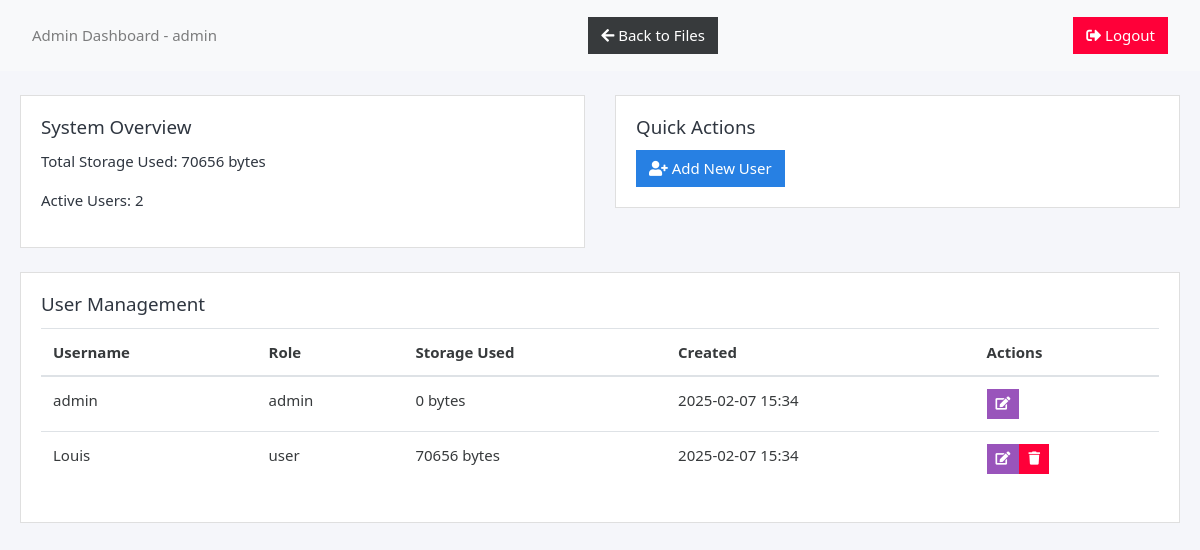
The page /admin (signed in) on the database its author committed.
### app.py (models this page shows)
class User(db.Model):
    id = db.Column(db.Integer, primary_key=True)
    username = db.Column(db.String(150), unique=True, nullable=False)
    password = db.Column(db.String(150), nullable=False)
    role_id = db.Column(db.Integer, db.ForeignKey('role.id'), nullable=False)
    created_at = db.Column(db.DateTime, default=datetime.now())

class Role(db.Model):
    id = db.Column(db.Integer, primary_key=True)
    name = db.Column(db.String(50), unique=True, nullable=False)
    description = db.Column(db.String(200))
    users = db.relationship('User', backref='role_info', lazy=True)

### app.py (the view)
@app.route('/admin')
@admin_required
def admin_dashboard():
    users = User.query.all()
    user_storage = {}
    total_storage = 0
    for user in users:
        user_files = File.query.filter_by(owner_id=user.id).all()
        storage = sum(file.size for file in user_files)
        user_storage[user.id] = storage
        total_storage += storage
    active_users = len(users)
    return render_template('admin_dashboard.html',
                         users=users,
                         user_storage=user_storage,
                         total_storage=total_storage,
                         active_users=active_users,
                         username=User.query.get(session['user_id']).username)

### app.py (called while the page is built)
def admin_required(f):
    @wraps(f)
    def decorated_function(*args, **kwargs):
        if 'user_id' not in session:
            return redirect(url_for('login'))
        user = User.query.get(session['user_id'])
        if not user or user.role_info.name != 'admin':
            flash('Admin access required')
            return redirect(url_for('browse', path=''))
        return f(*args, **kwargs)
    return decorated_function

### templates/admin_dashboard.html (shortened to what this page needs)
<!DOCTYPE html>
<html lang="en">
<head>
    <link href="https://stackpath.bootstrapcdn.com/bootswatch/4.3.1/cosmo/bootstrap.min.css" rel="stylesheet">
    <link rel="stylesheet" href="https://cdnjs.cloudflare.com/ajax/libs/font-awesome/5.15.4/css/all.min.css">
    <link rel="stylesheet" href="/static/style.css">
</head>
<body>
    <nav class="navbar navbar-light bg-light">
        <span class="navbar-text mr-3">Admin Dashboard - {{ username }}</span>
        <a href="{{ url_for('browse', path='') }}" class="btn btn-secondary ml-1">
            <i class="fas fa-arrow-left"></i> Back to Files
        </a>
        <a href="{{ url_for('logout') }}" class="btn btn-danger ml-1">
            <i class="fas fa-sign-out-alt"></i> Logout
        </a>
    </nav>
    <div class="container mt-4">
        <div class="row">
            <div class="col-md-6">
                <div class="card mb-4">
                    <div class="card-body">
                        <h5 class="card-title">System Overview</h5>
                        <p>Total Storage Used: {{ total_storage }} bytes</p>
                        <p>Active Users: {{ active_users }}</p>
                    </div>
                </div>
            </div>
            <div class="col-md-6">
                <div class="card mb-4">
                    <div class="card-body">
                        <h5 class="card-title">Quick Actions</h5>
                        <button class="btn btn-primary" data-toggle="modal" data-target="#addUserModal">
                            <i class="fas fa-user-plus"></i> Add New User
                        </button>
                    </div>
                </div>
            </div>
        </div>
        <div class="card">
            <div class="card-body">
                <h5 class="card-title">User Management</h5>
                <div class="table-responsive">
                    <table class="table table-hover">
                        <thead>
                            <tr>
                                <th>Username</th>
                                <th>Role</th>
                                <th>Storage Used</th>
                                <th>Created</th>
                                <th>Actions</th>
                            </tr>
                        </thead>
                        <tbody>
                            {% for user in users %}
                            <tr>
                                <td>{{ user.username }}</td>
                                <td>{{ user.role_info.name }}</td>
                                <td>{{ user_storage[user.id] }} bytes</td>
                                <td>{{ user.created_at.strftime('%Y-%m-%d %H:%M') }}</td>
                                <td>
                                    <div class="btn-group">
                                        <button class="btn btn-sm btn-info" onclick="editUser('{{ user.id }}', '{{ user.username }}', '{{ user.role_info.name }}')">
                                            <i class="fas fa-edit"></i>
                                        </button>
                                        {% if user.username != 'admin' %}
                                        <form action="{{ url_for('delete_user', user_id=user.id) }}" method="POST" style="display: inline;">
                                            <button type="submit" class="btn btn-sm btn-danger" onclick="return confirm('Are you sure you want to delete this user?')">
                                                <i class="fas fa-trash"></i>
                                            </button>
                                        </form>
                                        {% endif %}
                                    </div>
                                </td>
                            </tr>
                            {% endfor %}
                        </tbody>
                    </table>
                </div>
            </div>
        </div>
    </div>
</body>
</html>

### static/style.css (style rules this page uses)
body { font-family: 'Segoe UI', Tahoma, Geneva, Verdana, sans-serif; margin: 0; padding: 0; background-color: #f5f6fa; color: #2f3640; }
.container { max-width: 1200px; margin: 20px auto; padding: 0 20px; }
.navbar { background-color: #2f3640; color: white; padding: 1rem 2rem; display: flex; justify-content: space-between; align-items: center; }
button { background-color: #2f3640; color: white; border: none; padding: 0.5rem 1rem; border-radius: 4px; cursor: pointer; transition: background-color 0.3s; }

### rows shown on the page
User: username "admin", role_info.name "admin", user_storage "0", created_at "2025-02-07 15:34"
User: username "Louis", role_info.name "user", user_storage "70656", created_at "2025-02-07 15:34"

### other values the page prints
{{ total_storage }} "70656"
{{ active_users }} "2"
